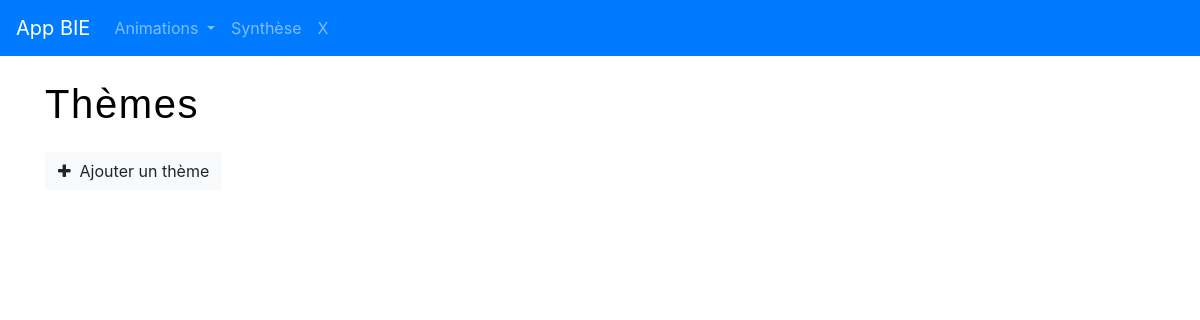
The page /view/frontend/themes.php on the database as committed earlier.
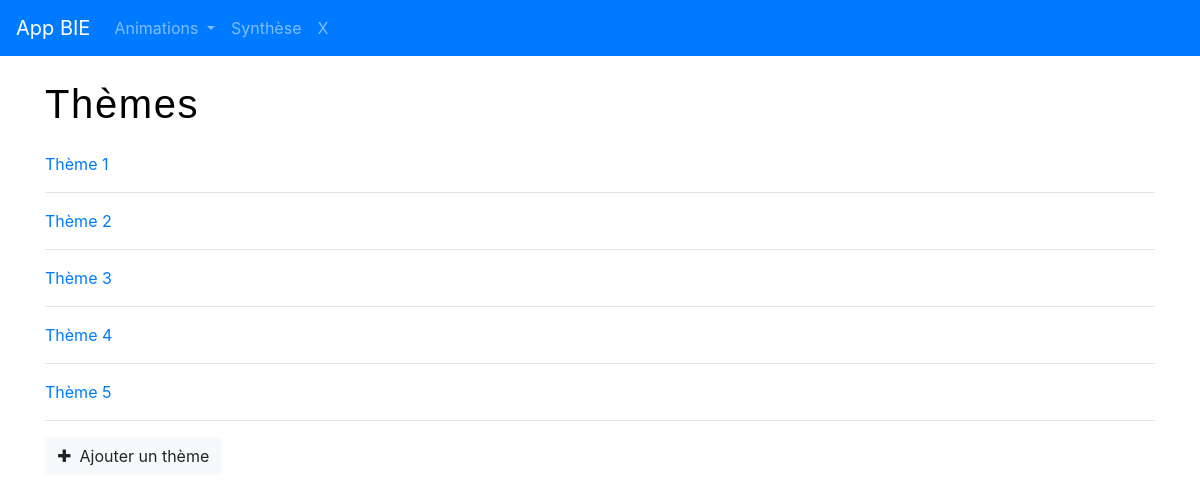
The same page on the database as committed later.
### tables this page shows
CREATE TABLE `themes` (
  `id` int(11) NOT NULL,
  `nom` varchar(50) NOT NULL
);

### Model/Manager.php (called while the page is built, shortened)
<?php
abstract class Manager
{
   public function __construct()
   {
        $this->db = NEW PDO('mysql:host=localhost;dbname=anim_app;charset=utf8',
            'root','root',
            array(PDO::ATTR_ERRMODE => PDO::ERRMODE_EXCEPTION));
   }
}

### Model/ThemeManager.php (called while the page is built, shortened)
<?php
class ThemeManager extends Manager
{
    public function lireTousThemes()
    {
        $sql = "SELECT *
                FROM themes
                ORDER BY nom ASC
                ";
        $req = $this->db->query($sql);
        $arrayThemes = array();
        while ($ligne = $req->fetch()) {
            $arrayThemes[] = new Theme($ligne);
        }
        return $arrayThemes;
    }
}

### Model/Entity.php (called while the page is built, shortened)
<?php
abstract class Entity
{
    protected function hydrate($values)
    {
        foreach ($values as $key => $value) {
            $methodName = 'set' . ucfirst($key);
        }
    }
    protected function verifString($str, $length)
    {
        if (iconv_strlen($str) == 0) {
            return '-';
        } else if (iconv_strlen($str) <= $length) {
            return $str;
        } else {
            return substr($str, 0, $length);
        }
    }
}

### Model/Theme.php (called while the page is built, shortened)
<?php
class Theme  extends Entity
{
    private $id;
    private $nom;
    public function getId()
    {
        return $this->id;
    }
    public function getNom()
    {
        return $this->nom;
    }
    public function setId($id): void
    {
        if (filter_var($id, FILTER_VALIDATE_INT)) {
            $this->id = $id;
            $this->id = $this->verifString($id, 11);
        }
    }
    public function setNom($nom): void
    {
        $this->nom = $this->verifString($nom, 50);
    }
}

### view/frontend/themes.php (the view, shortened to what this page needs)
<?php $title = 'Thèmes'; ?>
<h1><?= $title ?></h1>
<?php
$themeManager = new ThemeManager();
$themes = $themeManager->lireTousThemes();
if (!isset($_GET['modifier']) && !isset($_GET['ajouter'])  && !isset($_GET['effacer'])) {
    foreach ($themes as $theme) {
        echo "<p>";
        echo '<a href="?themes&modifier=' . $theme->getId() . '">';
        echo $theme->getNom() . ' ';
        echo '</a>';
        echo "</p>";
        echo "<hr/>";
    }
    echo '<p><a class="btn btn-light" role="button" href="/?themes&ajouter"><i class="fa fa-plus"></i>&nbsp;&nbsp;Ajouter un thème</a></p>';
}
?>
<?php
require('view/frontend/template.php');

Rows that differ between the two databases and show on the page:
added themes: nom "Thème 1"
added themes: nom "Thème 2"
added themes: nom "Thème 3"
added themes: nom "Thème 4"
added themes: nom "Thème 5"
